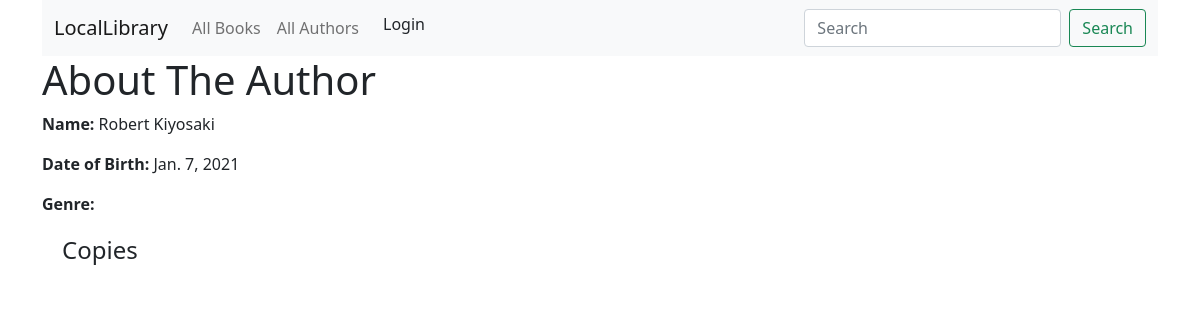
/catalog/author/2, run on the app's committed database.
### catalog/models.py (models this page shows, shortened)
class Author(models.Model):
	first_name = models.CharField(max_length=100)
	last_name = models.CharField(max_length=100)
	data_of_birth = models.DateField(null=True,blank=True)
	date_of_death = models.DateField('Died', null=True, blank=True)
	class Meta:
		ordering = ['first_name', 'last_name']

### catalog/views.py (the view)
# urls.py: path('author/<int:pk>', views.AuthorDetailView.as_view(), name='author-detail'),
class AuthorDetailView(generic.DetailView):
	model = Author

### catalog/templates/catalog/author_detail.html (shortened to what this page needs)
{% extends 'base.html' %}
{% block content %}
<h1>About The Author</h1>
<p><strong>Name: </strong>{{ author.first_name}} {{ author.last_name}}</p>
<p><strong>Date of Birth: </strong> {{ author.data_of_birth}}</p>
<p><strong>Genre:</strong> {{ book.author.genre.all }}</p>
 <div style="margin-left:20px;margin-top:20px">
    <h4>Copies</h4>
  </div>
{% endblock %}

### data on the page
Author: first_name "Robert", last_name "Kiyosaki", data_of_birth "Jan. 7, 2021"
